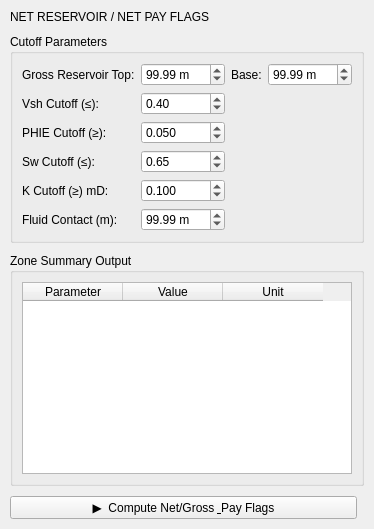
              <widget class="QWidget" name="tabNetPay">
               <attribute name="title">
                <string>Net Pay</string>
               </attribute>
               <layout class="QVBoxLayout" name="netPayLayout">
                <property name="spacing">
                 <number>10</number>
                </property>
                <property name="leftMargin">
                 <number>10</number>
                </property>
                <property name="topMargin">
                 <number>10</number>
                </property>
                <property name="rightMargin">
                 <number>10</number>
                </property>
                <property name="bottomMargin">
                 <number>10</number>
                </property>
                <item>
                 <widget class="QLabel" name="lblSectionHeader">
                  <property name="text">
                   <string>NET RESERVOIR / NET PAY FLAGS</string>
                  </property>
                 </widget>
                </item>
                <item>
                 <widget class="QGroupBox" name="grpNetPayCutoffs">
                  <property name="title">
                   <string>Cutoff Parameters</string>
                  </property>
                  <layout class="QGridLayout">
                   <item row="0" column="0">
                    <widget class="QLabel" name="label">
                     <property name="text">
                      <string>Gross Reservoir Top:</string>
                     </property>
                    </widget>
                   </item>
                   <item row="0" column="1">
                    <widget class="QDoubleSpinBox" name="spinNetPayTop">
                     <property name="suffix">
                      <string> m</string>
                     </property>
                     <property name="maximum">
                      <double>9999.000000000000000</double>
                     </property>
                     <property name="value">
                      <double>99.989999999999995</double>
                     </property>
                    </widget>
                   </item>
                   <item row="0" column="2">
                    <widget class="QLabel" name="label">
                     <property name="text">
                      <string>Base:</string>
                     </property>
                    </widget>
                   </item>
                   <item row="0" column="3">
                    <widget class="QDoubleSpinBox" name="spinNetPayBase">
                     <property name="suffix">
                      <string> m</string>
                     </property>
                     <property name="maximum">
                      <double>9999.000000000000000</double>
                     </property>
                     <property name="value">
                      <double>99.989999999999995</double>
                     </property>
                    </widget>
                   </item>
                   <item row="1" column="0">
                    <widget class="QLabel" name="label">
                     <property name="text">
                      <string>Vsh Cutoff (≤):</string>
                     </property>
                    </widget>
                   </item>
                   <item row="1" column="1">
                    <widget class="QDoubleSpinBox" name="spinVshCutoff">
                     <property name="decimals">
                      <number>2</number>
                     </property>
                     <property name="maximum">
                      <double>1.000000000000000</double>
                     </property>
                     <property name="value">
                      <double>0.400000000000000</double>
                     </property>
                    </widget>
                   </item>
                   <item row="2" column="0">
                    <widget class="QLabel" name="label">
                     <property name="text">
                      <string>PHIE Cutoff (≥):</string>
                     </property>
                    </widget>
                   </item>
                   <item row="2" column="1">
                    <widget class="QDoubleSpinBox" name="spinPHIECutoff">
                     <property name="decimals">
                      <number>3</number>
                     </property>
                     <property name="maximum">
                      <double>1.000000000000000</double>
                     </property>
                     <property name="value">
                      <double>0.050000000000000</double>
                     </property>
                    </widget>
                   </item>
                   <item row="3" column="0">
                    <widget class="QLabel" name="label">
                     <property name="text">
                      <string>Sw Cutoff (≤):</string>
                     </property>
                    </widget>
                   </item>
                   <item row="3" column="1">
                    <widget class="QDoubleSpinBox" name="spinSwCutoff">
                     <property name="decimals">
                      <number>2</number>
                     </property>
                     <property name="maximum">
                      <double>1.000000000000000</double>
                     </property>
                     <property name="value">
                      <double>0.650000000000000</double>
                     </property>
                    </widget>
                   </item>
                   <item row="4" column="0">
                    <widget class="QLabel" name="label">
                     <property name="text">
                      <string>K Cutoff (≥) mD:</string>
                     </property>
                    </widget>
                   </item>
                   <item row="4" column="1">
                    <widget class="QDoubleSpinBox" name="spinKCutoff">
                     <property name="decimals">
                      <number>3</number>
                     </property>
                     <property name="maximum">
                      <double>9999.000000000000000</double>
                     </property>
                     <property name="value">
                      <double>0.100000000000000</double>
                     </property>
                    </widget>
                   </item>
                   <item row="5" column="0">
                    <widget class="QLabel" name="label">
                     <property name="text">
                      <string>Fluid Contact (m):</string>
                     </property>
                    </widget>
                   </item>
                   <item row="5" column="1">
                    <widget class="QDoubleSpinBox" name="spinFWL">
                     <property name="suffix">
                      <string> m</string>
                     </property>
                     <property name="maximum">
                      <double>9999.000000000000000</double>
                     </property>
                     <property name="value">
                      <double>99.989999999999995</double>
                     </property>
                    </widget>
                   </item>
                  </layout>
                 </widget>
                </item>
                <item>
                 <widget class="QGroupBox" name="grpNetPaySummary">
                  <property name="title">
                   <string>Zone Summary Output</string>
                  </property>
                  <layout class="QVBoxLayout">
                   <item>
                    <widget class="QTableWidget" name="tableNetPaySummary">
                     <property name="alternatingRowColors">
                      <bool>true</bool>
                     </property>
                     <column>
                      <property name="text">
                       <string>Parameter</string>
                      </property>
                     </column>
                     <column>
                      <property name="text">
                       <string>Value</string>
                      </property>
                     </column>
                     <column>
                      <property name="text">
                       <string>Unit</string>
                      </property>
                     </column>
                    </widget>
                   </item>
                  </layout>
                 </widget>
                </item>
                <item>
                 <layout class="QHBoxLayout">
                  <item>
                   <widget class="QPushButton" name="btnCalculate">
                    <property name="text">
                     <string>▶  Compute Net/Gross &amp; Pay Flags</string>
                    </property>
                   </widget>
                  </item>
                  <item>
                   <spacer>
                    <property name="orientation">
                     <enum>Qt::Horizontal</enum>
                    </property>
                   </spacer>
                  </item>
                 </layout>
                </item>
               </layout>
              </widget>
